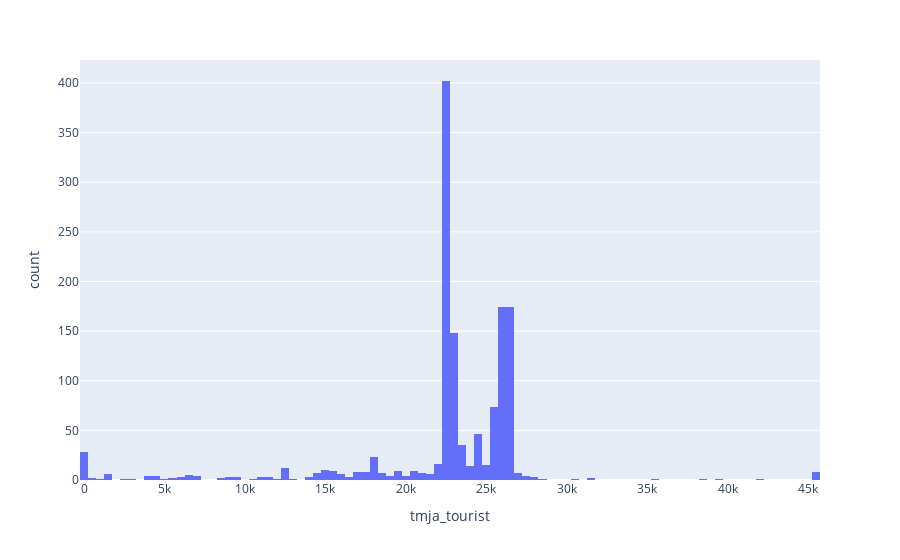

Notebook source saved alongside this figure:
### Code cell
fig = px.histogram(tmja_wrs84_bre_clean, x='tmja_tourist', nbins=200)
fig.show()

### Figure 1 — Plotly figure (JSON) as saved in the notebook; plotly's stock layout.template omitted (floating-point values rounded to 4 significant figures; data arrays with more than 128 entries replaced by an {"elided": "..."} marker saying what was removed)
{"data": [{"alignmentgroup": "True", "bingroup": "x", "hovertemplate": "tmja_tourist=%{x}<br>count=%{y}<extra></extra>", "legendgroup": "", "marker": {"color": "#636efa", "pattern": {"shape": ""}}, "name": "", "nbinsx": 200, "offsetgroup": "", "orientation": "v", "showlegend": false, "type": "histogram", "x": {"elided": "1342 float values"}, "xaxis": "x", "yaxis": "y"}], "layout": {"barmode": "relative", "legend": {"tracegroupgap": 0}, "margin": {"t": 60}, "xaxis": {"anchor": "y", "domain": [0, 1], "title": {"text": "tmja_tourist"}}, "yaxis": {"anchor": "x", "domain": [0, 1], "title": {"text": "count"}}}}
